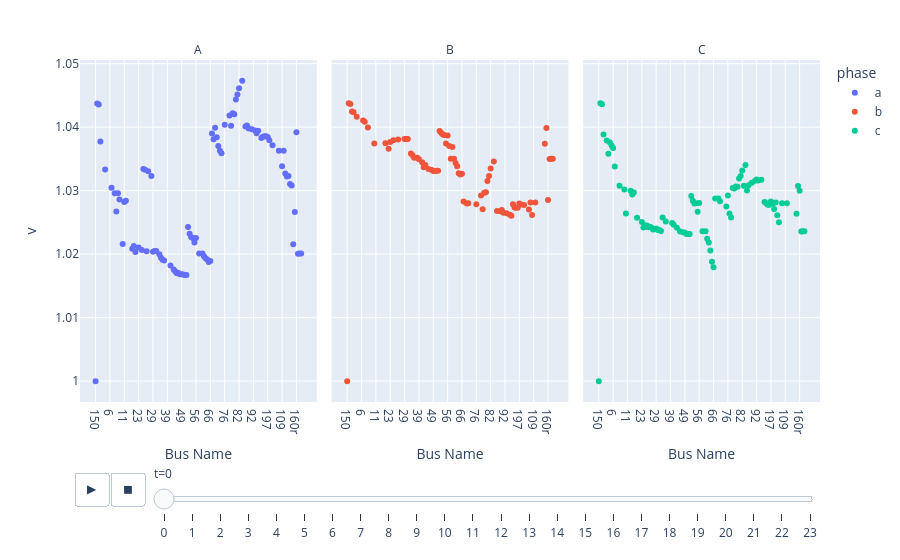
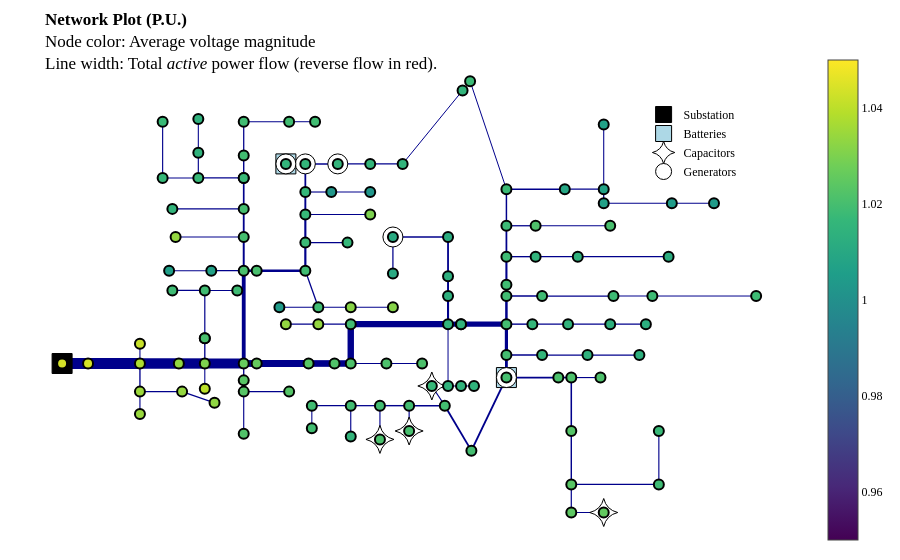
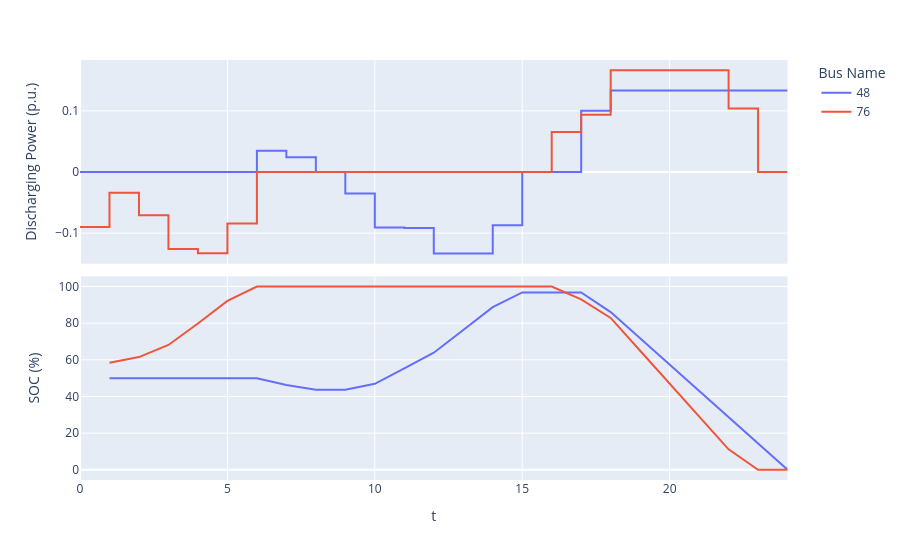

The notebook cell these images were saved under, in order:
### Code cell
case = create_case(CASES_DIR / "csv" / "ieee123_30der_bat", start_step=0, n_steps=24)
result = case.run_opf(objective="loss")
print(result.active_power_flows)
result.plot_voltages().show()
result.plot_network(t=18).show()
result.plot_batteries().show()

### Figure 1 — Plotly figure (JSON) as saved in the notebook; plotly's stock layout.template omitted (floating-point values rounded to 4 significant figures; data arrays with more than 128 entries replaced by an {"elided": "..."} marker saying what was removed)
{"data": [{"hovertemplate": "phase=a<br>t=0<br>name=%{x}<br>v=%{y}<extra></extra>", "legendgroup": "a", "marker": {"color": "#636efa", "symbol": "circle"}, "mode": "markers", "name": "a", "orientation": "v", "showlegend": true, "type": "scatter", "x": {"elided": "130 str values"}, "xaxis": "x", "y": {"elided": "130 float values"}, "yaxis": "y"}, {"hovertemplate": "phase=b<br>t=0<br>name=%{x}<br>v=%{y}<extra></extra>", "legendgroup": "b", "marker": {"color": "#EF553B", "symbol": "circle"}, "mode": "markers", "name": "b", "orientation": "v", "showlegend": true, "type": "scatter", "x": {"elided": "130 str values"}, "xaxis": "x2", "y": {"elided": "130 float values"}, "yaxis": "y2"}, {"hovertemplate": "phase=c<br>t=0<br>name=%{x}<br>v=%{y}<extra></extra>", "legendgroup": "c", "marker": {"color": "#00cc96", "symbol": "circle"}, "mode": "markers", "name": "c", "orientation": "v", "showlegend": true, "type": "scatter", "x": {"elided": "130 str values"}, "xaxis": "x3", "y": {"elided": "130 float values"}, "yaxis": "y3"}], "layout": {"annotations": [{"font": {}, "showarrow": false, "text": "A", "x": 0.16, "xanchor": "center", "xref": "paper", "y": 1, "yanchor": "bottom", "yref": "paper"}, {"font": {}, "showarrow": false, "text": "B", "x": 0.5, "xanchor": "center", "xref": "paper", "y": 1, "yanchor": "bottom", "yref": "paper"}, {"font": {}, "showarrow": false, "text": "C", "x": 0.84, "xanchor": "center", "xref": "paper", "y": 1, "yanchor": "bottom", "yref": "paper"}], "legend": {"title": {"text": "phase"}, "tracegroupgap": 0}, "margin": {"t": 60}, "sliders": [{"active": 0, "currentvalue": {"prefix": "t="}, "len": 0.9, "pad": {"b": 10, "t": 60}, "steps": [{"args": [["0"], {"frame": {"duration": 0, "redraw": false}, "fromcurrent": true, "mode": "immediate", "transition": {"duration": 0, "easing": "linear"}}], "label": "0", "method": "animate"}, {"args": [["1"], {"frame": {"duration": 0, "redraw": false}, "fromcurrent": true, "mode": "immediate", "transition": {"duration": 0, "easing": "linear"}}], "label": "1", "method": "animate"}, {"args": [["2"], {"frame": {"duration": 0, "redraw": false}, "fromcurrent": true, "mode": "immediate", "transition": {"duration": 0, "easing": "linear"}}], "label": "2", "method": "animate"}, {"args": [["3"], {"frame": {"duration": 0, "redraw": false}, "fromcurrent": true, "mode": "immediate", "transition": {"duration": 0, "easing": "linear"}}], "label": "3", "method": "animate"}, {"args": [["4"], {"frame": {"duration": 0, "redraw": false}, "fromcurrent": true, "mode": "immediate", "transition": {"duration": 0, "easing": "linear"}}], "label": "4", "method": "animate"}, {"args": [["5"], {"frame": {"duration": 0, "redraw": false}, "fromcurrent": true, "mode": "immediate", "transition": {"duration": 0, "easing": "linear"}}], "label": "5", "method": "animate"}, {"args": [["6"], {"frame": {"duration": 0, "redraw": false}, "fromcurrent": true, "mode": "immediate", "transition": {"duration": 0, "easing": "linear"}}], "label": "6", "method": "animate"}, {"args": [["7"], {"frame": {"duration": 0, "redraw": false}, "fromcurrent": true, "mode": "immediate", "transition": {"duration": 0, "easing": "linear"}}], "label": "7", "method": "animate"}, {"args": [["8"], {"frame": {"duration": 0, "redraw": false}, "fromcurrent": true, "mode": "immediate", "transition": {"duration": 0, "easing": "linear"}}], "label": "8", "method": "animate"}, {"args": [["9"], {"frame": {"duration": 0, "redraw": false}, "fromcurrent": true, "mode": "immediate", "transition": {"duration": 0, "easing": "linear"}}], "label": "9", "method": "animate"}, {"args": [["10"], {"frame": {"duration": 0, "redraw": false}, "fromcurrent": true, "mode": "immediate", "transition": {"duration": 0, "easing": "linear"}}], "label": "10", "method": "animate"}, {"args": [["11"], {"frame": {"duration": 0, "redraw": false}, "fromcurrent": true, "mode": "immediate", "transition": {"duration": 0, "easing": "linear"}}], "label": "11", "method": "animate"}, {"args": [["12"], {"frame": {"duration": 0, "redraw": false}, "fromcurrent": true, "mode": "immediate", "transition": {"duration": 0, "easing": "linear"}}], "label": "12", "method": "animate"}, {"args": [["13"], {"frame": {"duration": 0, "redraw": false}, "fromcurrent": true, "mode": "immediate", "transition": {"duration": 0, "easing": "linear"}}], "label": "13", "method": "animate"}, {"args": [["14"], {"frame": {"duration": 0, "redraw": false}, "fromcurrent": true, "mode": "immediate", "transition": {"duration": 0, "easing": "linear"}}], "label": "14", "method": "animate"}, {"args": [["15"], {"frame": {"duration": 0, "redraw": false}, "fromcurrent": true, "mode": "immediate", "transition": {"duration": 0, "easing": "linear"}}], "label": "15", "method": "animate"}, {"args": [["16"], {"frame": {"duration": 0, "redraw": false}, "fromcurrent": true, "mode": "immediate", "transition": {"duration": 0, "easing": "linear"}}], "label": "16", "method": "animate"}, {"args": [["17"], {"frame": {"duration": 0, "redraw": false}, "fromcurrent": true, "mode": "immediate", "transition": {"duration": 0, "easing": "linear"}}], "label": "17", "method": "animate"}, {"args": [["18"], {"frame": {"duration": 0, "redraw": false}, "fromcurrent": true, "mode": "immediate", "transition": {"duration": 0, "easing": "linear"}}], "label": "18", "method": "animate"}, {"args": [["19"], {"frame": {"duration": 0, "redraw": false}, "fromcurrent": true, "mode": "immediate", "transition": {"duration": 0, "easing": "linear"}}], "label": "19", "method": "animate"}, {"args": [["20"], {"frame": {"duration": 0, "redraw": false}, "fromcurrent": true, "mode": "immediate", "transition": {"duration": 0, "easing": "linear"}}], "label": "20", "method": "animate"}, {"args": [["21"], {"frame": {"duration": 0, "redraw": false}, "fromcurrent": true, "mode": "immediate", "transition": {"duration": 0, "easing": "linear"}}], "label": "21", "method": "animate"}, {"args": [["22"], {"frame": {"duration": 0, "redraw": false}, "fromcurrent": true, "mode": "immediate", "transition": {"duration": 0, "easing": "linear"}}], "label": "22", "method": "animate"}, {"args": [["23"], {"frame": {"duration": 0, "redraw": false}, "fromcurrent": true, "mode": "immediate", "transition": {"duration": 0, "easing": "linear"}}], "label": "23", "method": "animate"}], "x": 0.1, "xanchor": "left", "y": 0, "yanchor": "top"}], "updatemenus": [{"buttons": [{"args": [null, {"frame": {"duration": 500, "redraw": false}, "fromcurrent": true, "mode": "immediate", "transition": {"duration": 500, "easing": "linear"}}], "label": "&#9654;", "method": "animate"}, {"args": [[null], {"frame": {"duration": 0, "redraw": false}, "fromcurrent": true, "mode": "immediate", "transition": {"duration": 0, "easing": "linear"}}], "label": "&#9724;", "method": "animate"}], "direction": "left", "pad": {"r": 10, "t": 70}, "showactive": false, "type": "buttons", "x": 0.1, "xanchor": "right", "y": 0, "yanchor": "top"}], "xaxis": {"anchor": "y", "domain": [0, 0.32], "title": {"text": "Bus Name"}}, "xaxis2": {"anchor": "y2", "domain": [0.34, 0.66], "matches": "x", "title": {"text": "Bus Name"}}, "xaxis3": {"anchor": "y3", "domain": [0.68, 1.0], "matches": "x", "title": {"text": "Bus Name"}}, "yaxis": {"anchor": "x", "domain": [0, 1], "title": {"text": "v"}}, "yaxis2": {"anchor": "x2", "domain": [0, 1], "matches": "y", "showticklabels": false}, "yaxis3": {"anchor": "x3", "domain": [0, 1], "matches": "y", "showticklabels": false}}}

### Figure 2 — Plotly figure (JSON) as saved in the notebook; plotly's stock layout.template omitted (floating-point values rounded to 4 significant figures; data arrays with more than 128 entries replaced by an {"elided": "..."} marker saying what was removed)
{"data": [{"hoverinfo": "none", "line": {"color": "darkblue", "dash": "solid", "width": 11}, "mode": "lines", "showlegend": false, "type": "scatter", "x": [-0.8612, -0.8612], "y": [-0.2909, -0.2909]}, {"hoverinfo": "none", "line": {"color": "darkblue", "dash": "solid", "width": 11}, "mode": "lines", "showlegend": false, "type": "scatter", "x": [-0.8612, -0.7916], "y": [-0.2909, -0.2909]}, {"hoverinfo": "none", "line": {"color": "darkblue", "dash": "solid", "width": 11}, "mode": "lines", "showlegend": false, "type": "scatter", "x": [-0.7916, -0.6524], "y": [-0.2909, -0.2909]}, {"hoverinfo": "none", "line": {"color": "darkblue", "dash": "solid", "width": 1.068}, "mode": "lines", "showlegend": false, "type": "scatter", "x": [-0.6524, -0.6524], "y": [-0.2909, -0.2009]}, {"hoverinfo": "none", "line": {"color": "darkblue", "dash": "solid", "width": 1.348}, "mode": "lines", "showlegend": false, "type": "scatter", "x": [-0.6524, -0.6524], "y": [-0.2909, -0.4195]}, {"hoverinfo": "none", "line": {"color": "darkblue", "dash": "solid", "width": 10.45}, "mode": "lines", "showlegend": false, "type": "scatter", "x": [-0.6524, -0.5481], "y": [-0.2909, -0.2909]}, {"hoverinfo": "none", "line": {"color": "darkblue", "dash": "solid", "width": 1.136}, "mode": "lines", "showlegend": false, "type": "scatter", "x": [-0.6524, -0.6524], "y": [-0.4195, -0.5224]}, {"hoverinfo": "none", "line": {"color": "darkblue", "dash": "solid", "width": 1.212}, "mode": "lines", "showlegend": false, "type": "scatter", "x": [-0.6524, -0.5394], "y": [-0.4195, -0.4195]}, {"hoverinfo": "none", "line": {"color": "darkblue", "dash": "solid", "width": 1.143}, "mode": "lines", "showlegend": false, "type": "scatter", "x": [-0.5394, -0.4524], "y": [-0.4195, -0.4709]}, {"hoverinfo": "none", "line": {"color": "darkblue", "dash": "solid", "width": 10.38}, "mode": "lines", "showlegend": false, "type": "scatter", "x": [-0.5481, -0.4785], "y": [-0.2909, -0.2909]}, {"hoverinfo": "none", "line": {"color": "darkblue", "dash": "solid", "width": 1.068}, "mode": "lines", "showlegend": false, "type": "scatter", "x": [-0.4785, -0.4785], "y": [-0.2909, -0.4067]}, {"hoverinfo": "none", "line": {"color": "darkblue", "dash": "solid", "width": 1.341}, "mode": "lines", "showlegend": false, "type": "scatter", "x": [-0.4785, -0.4785], "y": [-0.2909, -0.1752]}, {"hoverinfo": "none", "line": {"color": "darkblue", "dash": "solid", "width": 9.973}, "mode": "lines", "showlegend": false, "type": "scatter", "x": [-0.4785, -0.3741], "y": [-0.2909, -0.2909]}, {"hoverinfo": "none", "line": {"color": "darkblue", "dash": "solid", "width": 1.205}, "mode": "lines", "showlegend": false, "type": "scatter", "x": [-0.4785, -0.4785], "y": [-0.1752, -0.1752]}, {"hoverinfo": "none", "line": {"color": "darkblue", "dash": "solid", "width": 1.205}, "mode": "lines", "showlegend": false, "type": "scatter", "x": [-0.4785, -0.4785], "y": [-0.1752, 0.04337]}, {"hoverinfo": "none", "line": {"color": "darkblue", "dash": "solid", "width": 1.342}, "mode": "lines", "showlegend": false, "type": "scatter", "x": [-0.3741, -0.3741], "y": [-0.2909, -0.3681]}, {"hoverinfo": "none", "line": {"color": "darkblue", "dash": "solid", "width": 3.815}, "mode": "lines", "showlegend": false, "type": "scatter", "x": [-0.3741, -0.3741], "y": [-0.2909, 0.1334]}, {"hoverinfo": "none", "line": {"color": "darkblue", "dash": "solid", "width": 1.137}, "mode": "lines", "showlegend": false, "type": "scatter", "x": [-0.4785, -0.5655], "y": [0.04337, 0.04337]}, {"hoverinfo": "none", "line": {"color": "darkblue", "dash": "solid", "width": 1.068}, "mode": "lines", "showlegend": false, "type": "scatter", "x": [-0.4785, -0.3915], "y": [0.04337, 0.04337]}, {"hoverinfo": "none", "line": {"color": "darkblue", "dash": "solid", "width": 1.203}, "mode": "lines", "showlegend": false, "type": "scatter", "x": [-0.3741, -0.3741], "y": [-0.3681, -0.4195]}, {"hoverinfo": "none", "line": {"color": "darkblue", "dash": "solid", "width": 1.136}, "mode": "lines", "showlegend": false, "type": "scatter", "x": [-0.3741, -0.3741], "y": [-0.4195, -0.6124]}, {"hoverinfo": "none", "line": {"color": "darkblue", "dash": "solid", "width": 1.068}, "mode": "lines", "showlegend": false, "type": "scatter", "x": [-0.3741, -0.2524], "y": [-0.4195, -0.4195]}, {"hoverinfo": "none", "line": {"color": "darkblue", "dash": "solid", "width": 1.27}, "mode": "lines", "showlegend": false, "type": "scatter", "x": [-0.3741, -0.4611], "y": [0.1334, 0.1334]}, {"hoverinfo": "none", "line": {"color": "darkblue", "dash": "solid", "width": 1.952}, "mode": "lines", "showlegend": false, "type": "scatter", "x": [-0.3741, -0.3741], "y": [0.1334, 0.2877]}, {"hoverinfo": "none", "line": {"color": "darkblue", "dash": "solid", "width": 1.134}, "mode": "lines", "showlegend": false, "type": "scatter", "x": [-0.4611, -0.5742], "y": [0.1334, 0.1334]}, {"hoverinfo": "none", "line": {"color": "darkblue", "dash": "solid", "width": 1.142}, "mode": "lines", "showlegend": false, "type": "scatter", "x": [-0.3741, -0.5568], "y": [0.2877, 0.2877]}, {"hoverinfo": "none", "line": {"color": "darkblue", "dash": "solid", "width": 1.81}, "mode": "lines", "showlegend": false, "type": "scatter", "x": [-0.3741, -0.3741], "y": [0.2877, 0.4162]}, {"hoverinfo": "none", "line": {"color": "darkblue", "dash": "solid", "width": 1.136}, "mode": "lines", "showlegend": false, "type": "scatter", "x": [-0.3741, -0.5655], "y": [0.4162, 0.4162]}, {"hoverinfo": "none", "line": {"color": "darkblue", "dash": "solid", "width": 1.674}, "mode": "lines", "showlegend": false, "type": "scatter", "x": [-0.3741, -0.3741], "y": [0.4162, 0.5577]}, {"hoverinfo": "none", "line": {"color": "darkblue", "dash": "solid", "width": 1.271}, "mode": "lines", "showlegend": false, "type": "scatter", "x": [-0.3741, -0.3741], "y": [0.5577, 0.5577]}, {"hoverinfo": "none", "line": {"color": "darkblue", "dash": "solid", "width": 1.271}, "mode": "lines", "showlegend": false, "type": "scatter", "x": [-0.3741, -0.4959], "y": [0.5577, 0.5577]}, {"hoverinfo": "none", "line": {"color": "darkblue", "dash": "solid", "width": 1.403}, "mode": "lines", "showlegend": false, "type": "scatter", "x": [-0.3741, -0.3741], "y": [0.5577, 0.6606]}, {"hoverinfo": "none", "line": {"color": "darkblue", "dash": "solid", "width": 1.136}, "mode": "lines", "showlegend": false, "type": "scatter", "x": [-0.4959, -0.5916], "y": [0.5577, 0.5577]}, {"hoverinfo": "none", "line": {"color": "darkblue", "dash": "solid", "width": 1.136}, "mode": "lines", "showlegend": false, "type": "scatter", "x": [-0.4959, -0.4959], "y": [0.5577, 0.6734]}, {"hoverinfo": "none", "line": {"color": "darkblue", "dash": "solid", "width": 1.136}, "mode": "lines", "showlegend": false, "type": "scatter", "x": [-0.5916, -0.5916], "y": [0.5577, 0.8148]}, {"hoverinfo": "none", "line": {"color": "darkblue", "dash": "solid", "width": 1.269}, "mode": "lines", "showlegend": false, "type": "scatter", "x": [-0.3741, -0.3741], "y": [0.6606, 0.8148]}, {"hoverinfo": "none", "line": {"color": "darkblue", "dash": "solid", "width": 1.136}, "mode": "lines", "showlegend": false, "type": "scatter", "x": [-0.3741, -0.2524], "y": [0.8148, 0.8148]}, {"hoverinfo": "none", "line": {"color": "darkblue", "dash": "solid", "width": 1}, "mode": "lines", "showlegend": false, "type": "scatter", "x": [-0.2524, -0.1828], "y": [0.8148, 0.8148]}, {"hoverinfo": "none", "line": {"color": "darkblue", "dash": "solid", "width": 1.068}, "mode": "lines", "showlegend": false, "type": "scatter", "x": [-0.4959, -0.4959], "y": [0.6734, 0.8277]}, {"hoverinfo": "none", "line": {"color": "darkblue", "dash": "solid", "width": 2.593}, "mode": "lines", "showlegend": false, "type": "scatter", "x": [-0.3394, -0.2089], "y": [0.1334, 0.1334]}, {"hoverinfo": "none", "line": {"color": "darkblue", "dash": "solid", "width": 1.269}, "mode": "lines", "showlegend": false, "type": "scatter", "x": [-0.2089, -0.1741], "y": [0.1334, -0.03378]}, {"hoverinfo": "none", "line": {"color": "darkblue", "dash": "solid", "width": 2.188}, "mode": "lines", "showlegend": false, "type": "scatter", "x": [-0.2089, -0.2089], "y": [0.1334, 0.262]}, {"hoverinfo": "none", "line": {"color": "darkblue", "dash": "solid", "width": 1.132}, "mode": "lines", "showlegend": false, "type": "scatter", "x": [-0.1741, -0.2785], "y": [-0.03378, -0.03378]}, {"hoverinfo": "none", "line": {"color": "darkblue", "dash": "solid", "width": 1.137}, "mode": "lines", "showlegend": false, "type": "scatter", "x": [-0.1741, -0.08714], "y": [-0.03378, -0.03378]}, {"hoverinfo": "none", "line": {"color": "darkblue", "dash": "solid", "width": 1.068}, "mode": "lines", "showlegend": false, "type": "scatter", "x": [-0.08714, 0.02593], "y": [-0.03378, -0.03378]}, {"hoverinfo": "none", "line": {"color": "darkblue", "dash": "solid", "width": 1.068}, "mode": "lines", "showlegend": false, "type": "scatter", "x": [-0.2089, -0.09583], "y": [0.262, 0.262]}, {"hoverinfo": "none", "line": {"color": "darkblue", "dash": "solid", "width": 2.121}, "mode": "lines", "showlegend": false, "type": "scatter", "x": [-0.2089, -0.2089], "y": [0.262, 0.3905]}, {"hoverinfo": "none", "line": {"color": "darkblue", "dash": "solid", "width": 1.141}, "mode": "lines", "showlegend": false, "type": "scatter", "x": [-0.2089, -0.03495], "y": [0.3905, 0.3905]}, {"hoverinfo": "none", "line": {"color": "darkblue", "dash": "solid", "width": 1.912}, "mode": "lines", "showlegend": false, "type": "scatter", "x": [-0.2089, -0.2089], "y": [0.3905, 0.4934]}, {"hoverinfo": "none", "line": {"color": "darkblue", "dash": "solid", "width": 1.135}, "mode": "lines", "showlegend": false, "type": "scatter", "x": [-0.2089, -0.1393], "y": [0.4934, 0.4934]}, {"hoverinfo": "none", "line": {"color": "darkblue", "dash": "solid", "width": 1.777}, "mode": "lines", "showlegend": false, "type": "scatter", "x": [-0.2089, -0.2089], "y": [0.4934, 0.622]}, {"hoverinfo": "none", "line": {"color": "darkblue", "dash": "solid", "width": 1.068}, "mode": "lines", "showlegend": false, "type": "scatter", "x": [-0.1393, -0.03495], "y": [0.4934, 0.4934]}, {"hoverinfo": "none", "line": {"color": "darkblue", "dash": "solid", "width": 1.068}, "mode": "lines", "showlegend": false, "type": "scatter", "x": [-0.2089, -0.2611], "y": [0.622, 0.622]}, {"hoverinfo": "none", "line": {"color": "darkblue", "dash": "solid", "width": 1.515}, "mode": "lines", "showlegend": false, "type": "scatter", "x": [-0.2089, -0.1219], "y": [0.622, 0.622]}, {"hoverinfo": "none", "line": {"color": "darkblue", "dash": "solid", "width": 1.203}, "mode": "lines", "showlegend": false, "type": "scatter", "x": [-0.1219, -0.03495], "y": [0.622, 0.622]}, {"hoverinfo": "none", "line": {"color": "darkblue", "dash": "solid", "width": 1.068}, "mode": "lines", "showlegend": false, "type": "scatter", "x": [-0.03495, 0.05202], "y": [0.622, 0.622]}, {"hoverinfo": "none", "line": {"color": "darkblue", "dash": "solid", "width": 1}, "mode": "lines", "showlegend": false, "type": "scatter", "x": [0.05202, 0.2127], "y": [0.622, 0.9578]}, {"hoverinfo": "none", "line": {"color": "darkblue", "dash": "solid", "width": 6.815}, "mode": "lines", "showlegend": false, "type": "scatter", "x": [-0.3394, -0.2002], "y": [-0.2909, -0.2909]}, {"hoverinfo": "none", "line": {"color": "darkblue", "dash": "solid", "width": 6.68}, "mode": "lines", "showlegend": false, "type": "scatter", "x": [-0.2002, -0.1306], "y": [-0.2909, -0.2909]}, {"hoverinfo": "none", "line": {"color": "darkblue", "dash": "solid", "width": 6.544}, "mode": "lines", "showlegend": false, "type": "scatter", "x": [-0.1306, -0.08714], "y": [-0.2909, -0.2909]}, {"hoverinfo": "none", "line": {"color": "darkblue", "dash": "solid", "width": 1.134}, "mode": "lines", "showlegend": false, "type": "scatter", "x": [-0.08714, 0.008531], "y": [-0.2909, -0.2909]}, {"hoverinfo": "none", "line": {"color": "darkblue", "dash": "solid", "width": 6.41}, "mode": "lines", "showlegend": false, "type": "scatter", "x": [-0.08714, -0.08714], "y": [-0.2909, -0.1109]}, {"hoverinfo": "none", "line": {"color": "darkblue", "dash": "solid", "width": 1.068}, "mode": "lines", "showlegend": false, "type": "scatter", "x": [0.008531, 0.1042], "y": [-0.2909, -0.2909]}, {"hoverinfo": "none", "line": {"color": "darkblue", "dash": "solid", "width": 1.137}, "mode": "lines", "showlegend": false, "type": "scatter", "x": [-0.08714, -0.1741], "y": [-0.1109, -0.1109]}, {"hoverinfo": "none", "line": {"color": "darkblue", "dash": "solid", "width": 6.273}, "mode": "lines", "showlegend": false, "type": "scatter", "x": [-0.08714, 0.1738], "y": [-0.1109, -0.1109]}, {"hoverinfo": "none", "line": {"color": "darkblue", "dash": "solid", "width": 1.068}, "mode": "lines", "showlegend": false, "type": "scatter", "x": [-0.1741, -0.2611], "y": [-0.1109, -0.1109]}, {"hoverinfo": "none", "line": {"color": "darkblue", "dash": "solid", "width": 1}, "mode": "lines", "showlegend": false, "type": "scatter", "x": [0.1738, 0.1738], "y": [-0.1109, -0.3938]}, {"hoverinfo": "none", "line": {"color": "darkblue", "dash": "solid", "width": 2.088}, "mode": "lines", "showlegend": false, "type": "scatter", "x": [0.1738, 0.1738], "y": [-0.1109, 0.01765]}, {"hoverinfo": "none", "line": {"color": "darkblue", "dash": "solid", "width": 1.954}, "mode": "lines", "showlegend": false, "type": "scatter", "x": [0.1738, 0.1738], "y": [0.01765, 0.1077]}, {"hoverinfo": "none", "line": {"color": "darkblue", "dash": "solid", "width": 1.818}, "mode": "lines", "showlegend": false, "type": "scatter", "x": [0.1738, 0.1738], "y": [0.1077, 0.2877]}, {"hoverinfo": "none", "line": {"color": "darkblue", "dash": "solid", "width": 1.56}, "mode": "lines", "showlegend": false, "type": "scatter", "x": [0.1738, 0.02593], "y": [0.2877, 0.2877]}, {"hoverinfo": "none", "line": {"color": "darkblue", "dash": "solid", "width": 1.254}, "mode": "lines", "showlegend": false, "type": "scatter", "x": [0.02593, 0.02593], "y": [0.2877, 0.1205]}, {"hoverinfo": "none", "line": {"color": "darkblue", "dash": "solid", "width": 5.116}, "mode": "lines", "showlegend": false, "type": "scatter", "x": [0.2086, 0.3303], "y": [-0.1109, -0.1109]}, {"hoverinfo": "none", "line": {"color": "darkblue", "dash": "solid", "width": 1.407}, "mode": "lines", "showlegend": false, "type": "scatter", "x": [0.3303, 0.3999], "y": [-0.1109, -0.1109]}, {"hoverinfo": "none", "line": {"color": "darkblue", "dash": "solid", "width": 3.206}, "mode": "lines", "showlegend": false, "type": "scatter", "x": [0.3303, 0.3303], "y": [-0.1109, -0.2524]}, {"hoverinfo": "none", "line": {"color": "darkblue", "dash": "solid", "width": 2.503}, "mode": "lines", "showlegend": false, "type": "scatter", "x": [0.3303, 0.3303], "y": [-0.1109, 0.01765]}, {"hoverinfo": "none", "line": {"color": "darkblue", "dash": "solid", "width": 1.339}, "mode": "lines", "showlegend": false, "type": "scatter", "x": [0.3999, 0.4956], "y": [-0.1109, -0.1109]}, {"hoverinfo": "none", "line": {"color": "darkblue", "dash": "solid", "width": 1.203}, "mode": "lines", "showlegend": false, "type": "scatter", "x": [0.4956, 0.6086], "y": [-0.1109, -0.1109]}, {"hoverinfo": "none", "line": {"color": "darkblue", "dash": "solid", "width": 1.136}, "mode": "lines", "showlegend": false, "type": "scatter", "x": [0.6086, 0.7043], "y": [-0.1109, -0.1109]}, {"hoverinfo": "none", "line": {"color": "darkblue", "dash": "solid", "width": 1.413}, "mode": "lines", "showlegend": false, "type": "scatter", "x": [0.3303, 0.426], "y": [-0.2524, -0.2524]}, {"hoverinfo": "none", "line": {"color": "darkblue", "dash": "solid", "width": 2.793}, "mode": "lines", "showlegend": false, "type": "scatter", "x": [0.3303, 0.3303], "y": [-0.2524, -0.3552]}, {"hoverinfo": "none", "line": {"color": "darkblue", "dash": "solid", "width": 1.278}, "mode": "lines", "showlegend": false, "type": "scatter", "x": [0.426, 0.5478], "y": [-0.2524, -0.2524]}, {"hoverinfo": "none", "line": {"color": "darkblue", "dash": "solid", "width": 1.136}, "mode": "lines", "showlegend": false, "type": "scatter", "x": [0.5478, 0.6869], "y": [-0.2524, -0.2524]}, {"hoverinfo": "none", "line": {"color": "darkblue", "dash": "solid", "width": 1.821}, "mode": "lines", "showlegend": false, "type": "scatter", "x": [0.3303, 0.4695], "y": [-0.3552, -0.3552]}, {"hoverinfo": "none", "line": {"color": "darkblue", "dash": "solid", "width": 1.885}, "mode": "lines", "showlegend": false, "type": "scatter", "x": [0.3303, 0.2364], "y": [-0.3552, -0.6895]}, {"hoverinfo": "none", "line": {"color": "darkblue", "dash": "solid", "width": 1.686}, "mode": "lines", "showlegend": false, "type": "scatter", "x": [0.4695, 0.5043], "y": [-0.3552, -0.3552]}, {"hoverinfo": "none", "line": {"color": "darkblue", "dash": "solid", "width": 1.144}, "mode": "lines", "showlegend": false, "type": "scatter", "x": [0.5043, 0.5825], "y": [-0.3552, -0.3552]}, {"hoverinfo": "none", "line": {"color": "darkblue", "dash": "solid", "width": 1.542}, "mode": "lines", "showlegend": false, "type": "scatter", "x": [0.5043, 0.5043], "y": [-0.3552, -0.5995]}, {"hoverinfo": "none", "line": {"color": "darkblue", "dash": "solid", "width": 1.407}, "mode": "lines", "showlegend": false, "type": "scatter", "x": [0.5043, 0.5043], "y": [-0.5995, -0.8438]}, {"hoverinfo": "none", "line": {"color": "darkblue", "dash": "solid", "width": 1.203}, "mode": "lines", "showlegend": false, "type": "scatter", "x": [0.5043, 0.5043], "y": [-0.8438, -0.9724]}, {"hoverinfo": "none", "line": {"color": "darkblue", "dash": "solid", "width": 1.203}, "mode": "lines", "showlegend": false, "type": "scatter", "x": [0.5043, 0.7391], "y": [-0.8438, -0.8438]}, {"hoverinfo": "none", "line": {"color": "darkblue", "dash": "solid", "width": 1.068}, "mode": "lines", "showlegend": false, "type": "scatter", "x": [0.5043, 0.5912], "y": [-0.9724, -0.9724]}, {"hoverinfo": "none", "line": {"color": "darkblue", "dash": "solid", "width": 1.136}, "mode": "lines", "showlegend": false, "type": "scatter", "x": [0.7391, 0.7391], "y": [-0.8438, -0.5995]}, {"hoverinfo": "none", "line": {"color": "darkblue", "dash": "solid", "width": 1.817}, "mode": "lines", "showlegend": false, "type": "scatter", "x": [0.2364, 0.1651], "y": [-0.6895, -0.4838]}, {"hoverinfo": "none", "line": {"color": "darkblue", "dash": "solid", "width": 1.136}, "mode": "lines", "showlegend": false, "type": "scatter", "x": [0.1651, 0.1303], "y": [-0.4838, -0.3938]}, {"hoverinfo": "none", "line": {"color": "darkblue", "dash": "solid", "width": 1.546}, "mode": "lines", "showlegend": false, "type": "scatter", "x": [0.1651, 0.06941], "y": [-0.4838, -0.4838]}, {"hoverinfo": "none", "line": {"color": "darkblue", "dash": "solid", "width": 1.139}, "mode": "lines", "showlegend": false, "type": "scatter", "x": [0.06941, 0.06941], "y": [-0.4838, -0.5995]}, {"hoverinfo": "none", "line": {"color": "darkblue", "dash": "solid", "width": 1.407}, "mode": "lines", "showlegend": false, "type": "scatter", "x": [0.06941, -0.008863], "y": [-0.4838, -0.4838]}, {"hoverinfo": "none", "line": {"color": "darkblue", "dash": "solid", "width": 1.136}, "mode": "lines", "showlegend": false, "type": "scatter", "x": [-0.008863, -0.008863], "y": [-0.4838, -0.6381]}, {"hoverinfo": "none", "line": {"color": "darkblue", "dash": "solid", "width": 1.271}, "mode": "lines", "showlegend": false, "type": "scatter", "x": [-0.008863, -0.08714], "y": [-0.4838, -0.4838]}, {"hoverinfo": "none", "line": {"color": "darkblue", "dash": "solid", "width": 1.136}, "mode": "lines", "showlegend": false, "type": "scatter", "x": [-0.08714, -0.08714], "y": [-0.4838, -0.6252]}, {"hoverinfo": "none", "line": {"color": "darkblue", "dash": "solid", "width": 1.136}, "mode": "lines", "showlegend": false, "type": "scatter", "x": [-0.08714, -0.1915], "y": [-0.4838, -0.4838]}, {"hoverinfo": "none", "line": {"color": "darkblue", "dash": "solid", "width": 1.068}, "mode": "lines", "showlegend": false, "type": "scatter", "x": [-0.1915, -0.1915], "y": [-0.4838, -0.5867]}, {"hoverinfo": "none", "line": {"color": "darkblue", "dash": "solid", "width": 1.414}, "mode": "lines", "showlegend": false, "type": "scatter", "x": [0.3303, 0.426], "y": [0.01765, 0.01765]}, {"hoverinfo": "none", "line": {"color": "darkblue", "dash": "solid", "width": 1.278}, "mode": "lines", "showlegend": false, "type": "scatter", "x": [0.426, 0.6173], "y": [0.01765, 0.01765]}, {"hoverinfo": "none", "line": {"color": "darkblue", "dash": "solid", "width": 1.143}, "mode": "lines", "showlegend": false, "type": "scatter", "x": [0.6173, 0.7217], "y": [0.01765, 0.01765]}, {"hoverinfo": "none", "line": {"color": "darkblue", "dash": "solid", "width": 1}, "mode": "lines", "showlegend": false, "type": "scatter", "x": [0.7217, 1], "y": [0.01765, 0.01765]}, {"hoverinfo": "none", "line": {"color": "darkblue", "dash": "solid", "width": 2.09}, "mode": "lines", "showlegend": false, "type": "scatter", "x": [0.3303, 0.3303], "y": [0.01765, 0.06908]}, {"hoverinfo": "none", "line": {"color": "darkblue", "dash": "solid", "width": 2.09}, "mode": "lines", "showlegend": false, "type": "scatter", "x": [0.3303, 0.3303], "y": [0.06908, 0.1977]}, {"hoverinfo": "none", "line": {"color": "darkblue", "dash": "solid", "width": 1.339}, "mode": "lines", "showlegend": false, "type": "scatter", "x": [0.3303, 0.4086], "y": [0.1977, 0.1977]}, {"hoverinfo": "none", "line": {"color": "darkblue", "dash": "solid", "width": 1.751}, "mode": "lines", "showlegend": false, "type": "scatter", "x": [0.3303, 0.3303], "y": [0.1977, 0.3391]}, {"hoverinfo": "none", "line": {"color": "darkblue", "dash": "solid", "width": 1.271}, "mode": "lines", "showlegend": false, "type": "scatter", "x": [0.4086, 0.5217], "y": [0.1977, 0.1977]}, {"hoverinfo": "none", "line": {"color": "darkblue", "dash": "solid", "width": 1.136}, "mode": "lines", "showlegend": false, "type": "scatter", "x": [0.5217, 0.7652], "y": [0.1977, 0.1977]}, {"hoverinfo": "none", "line": {"color": "darkblue", "dash": "solid", "width": 1.271}, "mode": "lines", "showlegend": false, "type": "scatter", "x": [0.3303, 0.4086], "y": [0.3391, 0.3391]}, {"hoverinfo": "none", "line": {"color": "darkblue", "dash": "solid", "width": 1.48}, "mode": "lines", "showlegend": false, "type": "scatter", "x": [0.3303, 0.3303], "y": [0.3391, 0.5063]}, {"hoverinfo": "none", "line": {"color": "darkblue", "dash": "solid", "width": 1.136}, "mode": "lines", "showlegend": false, "type": "scatter", "x": [0.4086, 0.6086], "y": [0.3391, 0.3391]}, {"hoverinfo": "none", "line": {"color": "darkblue", "dash": "solid", "width": 1.48}, "mode": "lines", "showlegend": false, "type": "scatter", "x": [0.3303, 0.4869], "y": [0.5063, 0.5063]}, {"hoverinfo": "none", "line": {"color": "darkblue", "dash": "solid", "width": 1}, "mode": "lines", "showlegend": false, "type": "scatter", "x": [0.3303, 0.2329], "y": [0.5063, 1]}, {"hoverinfo": "none", "line": {"color": "darkblue", "dash": "solid", "width": 1.344}, "mode": "lines", "showlegend": false, "type": "scatter", "x": [0.4869, 0.5912], "y": [0.5063, 0.5063]}, {"hoverinfo": "none", "line": {"color": "darkblue", "dash": "solid", "width": 1.068}, "mode": "lines", "showlegend": false, "type": "scatter", "x": [0.5912, 0.5912], "y": [0.5063, 0.802]}, {"hoverinfo": "none", "line": {"color": "darkblue", "dash": "solid", "width": 1.276}, "mode": "lines", "showlegend": false, "type": "scatter", "x": [0.5912, 0.5912], "y": [0.5063, 0.442]}, {"hoverinfo": "none", "line": {"color": "darkblue", "dash": "solid", "width": 1.207}, "mode": "lines", "showlegend": false, "type": "scatter", "x": [0.5912, 0.7739], "y": [0.442, 0.442]}, {"hoverinfo": "none", "line": {"color": "darkblue", "dash": "solid", "width": 1.068}, "mode": "lines", "showlegend": false, "type": "scatter", "x": [0.7739, 0.8869], "y": [0.442, 0.442]}, {"hoverinfo": "none", "line": {"color": "darkblue", "dash": "solid", "width": 2.593}, "mode": "lines", "showlegend": false, "type": "scatter", "x": [-0.3741, -0.3394], "y": [0.1334, 0.1334]}, {"hoverinfo": "none", "line": {"color": "darkblue", "dash": "solid", "width": 6.815}, "mode": "lines", "showlegend": false, "type": "scatter", "x": [-0.3741, -0.3394], "y": [-0.2909, -0.2909]}, {"hoverinfo": "none", "line": {"color": "darkblue", "dash": "solid", "width": 5.116}, "mode": "lines", "showlegend": false, "type": "scatter", "x": [0.2086, 0.2086], "y": [-0.1109, -0.1109]}, {"hoverinfo": "none", "line": {"color": "darkblue", "dash": "solid", "width": 5.116}, "mode": "lines", "showlegend": false, "type": "scatter", "x": [0.1738, 0.2086], "y": [-0.1109, -0.1109]}, {"hoverinfo": "none", "line": {"color": "darkblue", "dash": "solid", "width": 1}, "mode": "lines", "showlegend": false, "type": "scatter", "x": [0.1738, 0.2086], "y": [-0.3938, -0.3938]}, {"hoverinfo": "none", "line": {"color": "darkblue", "dash": "solid", "width": 1}, "mode": "lines", "showlegend": false, "type": "scatter", "x": [0.2086, 0.2434], "y": [-0.3938, -0.3938]}, {"hoverinfo": "none", "marker": {"color": "black", "line": {"color": "black", "width": 1}, "size": 20, "symbol": "square"}, "mode": "markers", "name": "Substation", "showlegend": true, "type": "scatter", "x": [-0.8612], "y": [-0.2909]}, {"hoverinfo": "none", "marker": {"color": "orange", "line": {"color": "black", "width": 0.5}, "size": 10, "symbol": "star-triangle-up"}, "mode": "markers", "name": "Reverse Power Flow", "showlegend": true, "type": "scatter", "x": [], "y": []}, {"hoverinfo": "none", "marker": {"color": "lightblue", "line": {"color": "black", "width": 1}, "size": 20, "symbol": "square"}, "mode": "markers", "name": "Batteries", "showlegend": true, "type": "scatter", "x": [-0.2611, 0.3303], "y": [0.622, -0.3552]}, {"hoverinfo": "none", "marker": {"color": "white", "line": {"color": "black", "width": 1}, "size": 20, "symbol": "star-diamond"}, "mode": "markers", "name": "Capacitors", "showlegend": true, "type": "scatter", "x": [0.5912, 0.1303, 0.06941, -0.008863], "y": [-0.9724, -0.3938, -0.5995, -0.6381]}, {"hoverinfo": "none", "marker": {"color": "white", "line": {"color": "black", "width": 1}, "size": 20, "symbol": "circle"}, "mode": "markers", "name": "Generators", "showlegend": true, "type": "scatter", "x": [-0.2089, -0.2611, -0.1219, 0.02593, 0.3303], "y": [0.622, 0.622, 0.622, 0.2877, -0.3552]}, {"hoverlabel": {"font": {"family": "Monospace"}}, "hovertemplate": "%{text}", "marker": {"cmax": 1.05, "cmin": 0.95, "color": {"elided": "130 float values"}, "colorscale": [[0, "#440154"], [0.1111, "#482878"], [0.2222, "#3e4989"], [0.3333, "#31688e"], [0.4444, "#26828e"], [0.5556, "#1f9e89"], [0.6667, "#35b779"], [0.7778, "#6ece58"], [0.8889, "#b5de2b"], [1, "#fde725"]], "line": {"color": "black", "width": 2}, "reversescale": false, "showscale": true, "size": 10}, "mode": "markers", "showlegend": false, "text": {"elided": "130 str values"}, "textposition": "top center", "type": "scatter", "x": {"elided": "130 float values"}, "y": {"elided": "130 float values"}}], "layout": {"font": {"color": "Black", "family": "Droid Sans Mono"}, "legend": {"bgcolor": "White", "font": {"color": "Black"}, "x": 0.8, "y": 0.9}, "margin": {"b": 10, "l": 10, "r": 10, "t": 50}, "paper_bgcolor": "White", "plot_bgcolor": "White", "title": {"font": {"color": "Black"}, "text": "<b>Network Plot (P.U.)</b><br>Node color: Average voltage magnitude<br>Line width: Total <i>active</i> power flow (reverse flow in red)."}, "xaxis": {"visible": false}, "yaxis": {"visible": false}}}

### Figure 3 — Plotly figure (JSON) as saved in the notebook; plotly's stock layout.template omitted (floating-point values rounded to 4 significant figures)
{"data": [{"hovertemplate": "Bus Name=48<br>variable=power<br>t=%{x}<br>value=%{y}<extra></extra>", "legendgroup": "48", "line": {"color": "#636efa", "dash": "solid", "shape": "hv"}, "marker": {"symbol": "circle"}, "mode": "lines", "name": "48", "orientation": "v", "showlegend": true, "type": "scatter", "x": [0, 1, 2, 3, 4, 5, 6, 7, 8, 9, 10, 11, 12, 13, 14, 15, 16, 17, 18, 19, 20, 21, 22, 23, 24], "xaxis": "x2", "y": [1.921e-06, 2.334e-05, 2.939e-06, 9.271e-07, 8.05e-07, 2.154e-06, 0.03472, 0.02416, 7.691e-07, -0.03508, -0.09084, -0.09163, -0.1333, -0.1333, -0.08699, -1.2e-05, 3.005e-06, 0.1001, 0.1333, 0.1333, 0.1333, 0.1333, 0.1333, 0.1333, 0.1333], "yaxis": "y2"}, {"hovertemplate": "Bus Name=48<br>variable=soc<br>t=%{x}<br>value=%{y}<extra></extra>", "legendgroup": "48", "line": {"color": "#636efa", "dash": "solid"}, "marker": {"symbol": "circle"}, "mode": "lines", "name": "48", "orientation": "v", "showlegend": false, "type": "scatter", "x": [1, 2, 3, 4, 5, 6, 7, 8, 9, 10, 11, 12, 13, 14, 15, 16, 17, 18, 19, 20, 21, 22, 23, 24], "xaxis": "x", "y": [50.0, 50.0, 50.0, 50.0, 50.0, 50.0, 46.26, 43.67, 43.67, 46.93, 55.38, 63.9, 76.3, 88.7, 96.78, 96.79, 96.79, 86.02, 71.68, 57.35, 43.01, 28.67, 14.34, 1.591e-06], "yaxis": "y"}, {"hovertemplate": "Bus Name=76<br>variable=power<br>t=%{x}<br>value=%{y}<extra></extra>", "legendgroup": "76", "line": {"color": "#EF553B", "dash": "solid", "shape": "hv"}, "marker": {"symbol": "circle"}, "mode": "lines", "name": "76", "orientation": "v", "showlegend": true, "type": "scatter", "x": [0, 1, 2, 3, 4, 5, 6, 7, 8, 9, 10, 11, 12, 13, 14, 15, 16, 17, 18, 19, 20, 21, 22, 23, 24], "xaxis": "x2", "y": [-0.08975, -0.03393, -0.0708, -0.1261, -0.1327, -0.0843, -2.926e-06, -1.476e-07, 1.727e-07, -3.957e-07, -5.239e-08, 4.651e-07, -4.228e-09, -6.609e-08, 3.209e-07, 1.539e-06, 0.06549, 0.09385, 0.1667, 0.1667, 0.1667, 0.1667, 0.104, 1.4e-06, 1.4e-06], "yaxis": "y2"}, {"hovertemplate": "Bus Name=76<br>variable=soc<br>t=%{x}<br>value=%{y}<extra></extra>", "legendgroup": "76", "line": {"color": "#EF553B", "dash": "solid"}, "marker": {"symbol": "circle"}, "mode": "lines", "name": "76", "orientation": "v", "showlegend": false, "type": "scatter", "x": [1, 2, 3, 4, 5, 6, 7, 8, 9, 10, 11, 12, 13, 14, 15, 16, 17, 18, 19, 20, 21, 22, 23, 24], "xaxis": "x", "y": [58.35, 61.5, 68.09, 79.82, 92.16, 100.0, 100.0, 100.0, 100.0, 100.0, 100.0, 100.0, 100.0, 100.0, 100.0, 100.0, 92.96, 82.87, 64.94, 47.02, 29.1, 11.18, 0.0001565, 5.159e-07], "yaxis": "y"}], "layout": {"annotations": [{"font": {}, "showarrow": false, "text": "", "textangle": 90, "x": 0.98, "xanchor": "left", "xref": "paper", "y": 0.2425, "yanchor": "middle", "yref": "paper"}, {"font": {}, "showarrow": false, "text": "", "textangle": 90, "x": 0.98, "xanchor": "left", "xref": "paper", "y": 0.7575, "yanchor": "middle", "yref": "paper"}], "legend": {"title": {"text": "Bus Name"}, "tracegroupgap": 0}, "margin": {"t": 60}, "xaxis": {"anchor": "y", "domain": [0, 0.98], "title": {"text": "t"}}, "xaxis2": {"anchor": "y2", "domain": [0, 0.98], "matches": "x", "showticklabels": false}, "yaxis": {"anchor": "x", "domain": [0, 0.485], "title": {"text": "SOC (%)"}}, "yaxis2": {"anchor": "x2", "domain": [0.515, 1], "title": {"text": "Discharging Power (p.u.)"}}}}
